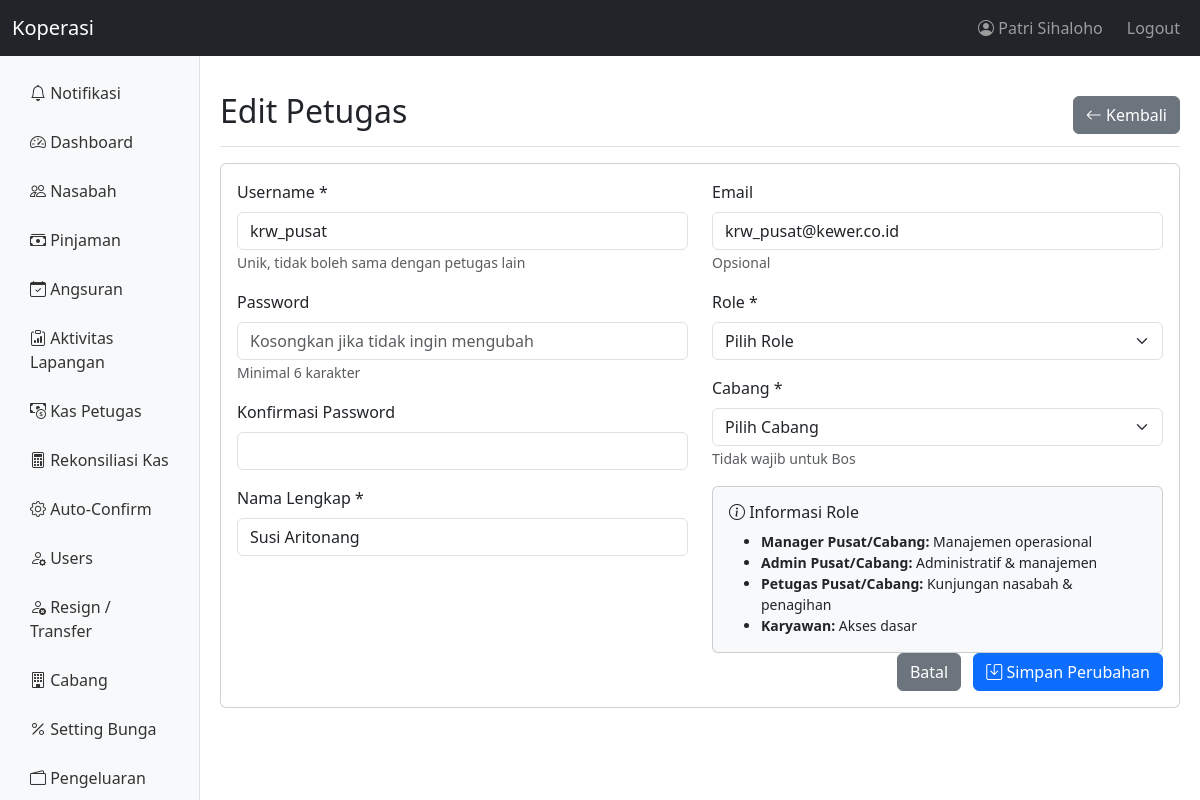
The app's page /pages/petugas/edit.php?id=23 (signed in), older data.
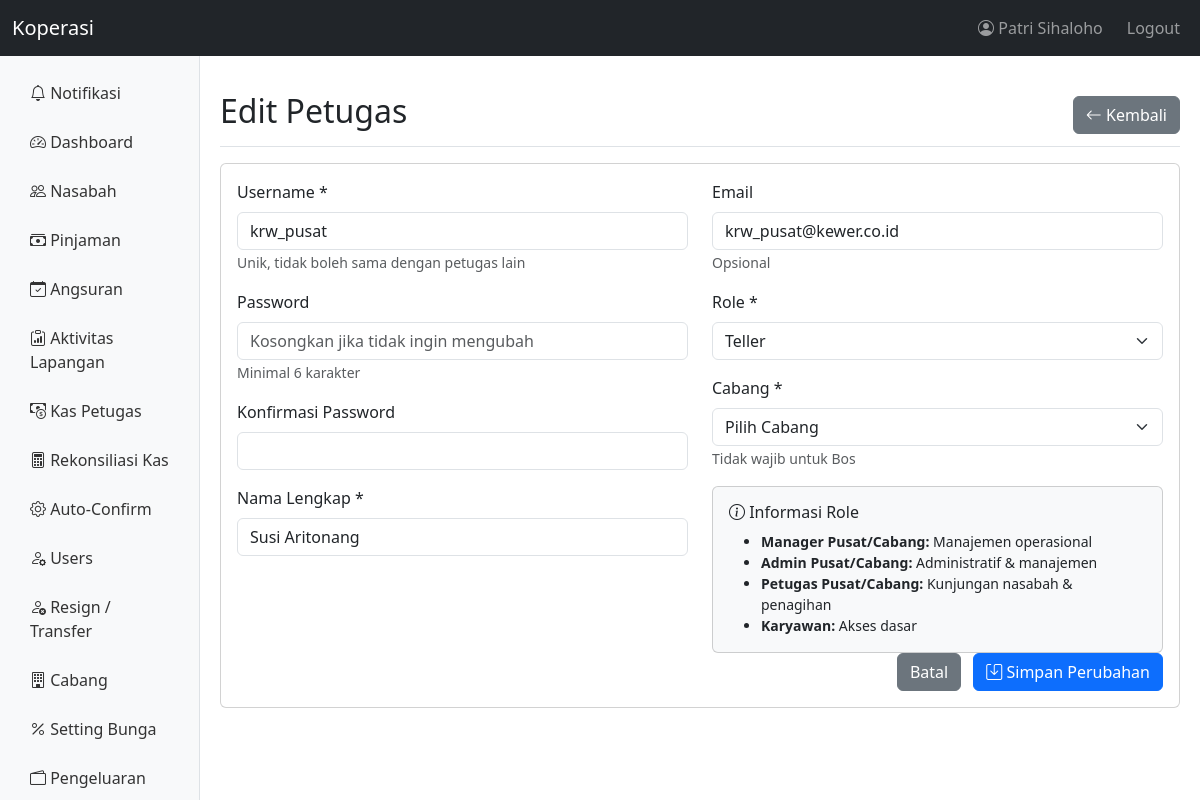
The same page, newer data.
### tables this page shows
CREATE TABLE `users` (
  `id` int(11) NOT NULL AUTO_INCREMENT,
  `username` varchar(50) NOT NULL,
  `password` varchar(255) NOT NULL,
  `nama` varchar(100) NOT NULL,
  `ktp` varchar(16) DEFAULT NULL COMMENT 'NIK KTP - identitas global via db_orang',
  `email` varchar(100) DEFAULT NULL,
  `telp` varchar(20) DEFAULT NULL,
  `role` varchar(50) NOT NULL DEFAULT 'teller',
  `owner_bos_id` int(10) unsigned DEFAULT NULL,
  `cabang_id` int(11) DEFAULT NULL,
  `derived_permissions` longtext DEFAULT NULL CHECK (json_valid(`derived_permissions`)),
  `status` enum('aktif','nonaktif') NOT NULL DEFAULT 'aktif',
  `created_at` timestamp NOT NULL DEFAULT current_timestamp(),
  `updated_at` timestamp NOT NULL DEFAULT current_timestamp() ON UPDATE current_timestamp(),
  `limit_kasbon` decimal(12,0) DEFAULT 0,
  `gaji` decimal(12,0) DEFAULT 0,
  `tanggal_lahir` date DEFAULT NULL,
  `tanggal_masuk` date DEFAULT NULL,
  `db_orang_person_id` int(11) DEFAULT NULL,
  `totp_secret` varchar(64) DEFAULT NULL,
  `totp_enabled` tinyint(1) DEFAULT 0,
  `totp_verified_at` timestamp NULL DEFAULT NULL,
  `phone_2fa` varchar(20) DEFAULT NULL,
  PRIMARY KEY (`id`),
  UNIQUE KEY `username` (`username`),
  KEY `idx_owner_bos_id` (`owner_bos_id`),
  KEY `idx_db_orang_person` (`db_orang_person_id`),
  KEY `idx_users_ktp` (`ktp`),
  KEY `idx_users_cabang` (`cabang_id`),
  KEY `idx_users_owner_bos` (`owner_bos_id`),
  KEY `idx_users_role_status` (`role`,`status`),
  KEY `idx_users_id` (`id`),
  CONSTRAINT `fk_users_cabang` FOREIGN KEY (`cabang_id`) REFERENCES `cabang` (`id`) ON DELETE SET NULL ON UPDATE CASCADE,
  CONSTRAINT `fk_users_db_orang_person` FOREIGN KEY (`db_orang_person_id`) REFERENCES `db_orang`.`people` (`id`) ON DELETE SET NULL ON UPDATE CASCADE
);

### config/database.php (called while the page is built, shortened)
<?php
$mysql_socket = PHP_OS === 'WINNT' ? null : '/opt/lampp/var/mysql/mysql.sock';
$conn = new mysqli(DB_KEWER_HOST, DB_KEWER_USER, DB_KEWER_PASS, DB_KEWER_NAME, 3306, $mysql_socket);
$conn->set_charset("utf8mb4");
function query($sql, $params = []) {
    global $conn;
    $sql_trimmed = strtoupper(ltrim($sql));
    if (empty($params)) {
        $result = mysqli_query($conn, $sql);
        if (strpos($sql_trimmed, 'SELECT') === 0) {
            $data = [];
            while ($row = mysqli_fetch_assoc($result)) {
                $data[] = $row;
            }
            return $data;
        }
        return mysqli_affected_rows($conn);
    }
    $stmt = $conn->prepare($sql);
    $types = str_repeat('s', count($params));
    $stmt->bind_param($types, ...$params);
    $stmt->execute();
    if (strpos($sql_trimmed, 'SELECT') === 0) {
        $result = $stmt->get_result();
        $data = [];
        while ($row = $result->fetch_assoc()) {
            $data[] = $row;
        }
        return $data;
    }
    return $stmt->affected_rows;
}

### pages/petugas/edit.php (the view, shortened to what the changed rows need)
<?php
require_once BASE_PATH . '/includes/functions.php';
require_once BASE_PATH . '/config/database.php';
$id = $_GET['id'];
$petugas = query("SELECT * FROM users WHERE id = ?", [$id]);
$petugas = $petugas[0];
?>
<!DOCTYPE html>
<html lang="id">
<head>
    <link href="https://cdn.jsdelivr.net/npm/bootstrap@5.3.0/dist/css/bootstrap.min.css" rel="stylesheet">
    <link href="https://cdn.jsdelivr.net/npm/bootstrap-icons@1.10.0/font/bootstrap-icons.css" rel="stylesheet">
</head>
<body>
    <div class="main-container">
        <main class="content-area">
                <div class="d-flex justify-content-between flex-wrap flex-md-nowrap align-items-center pt-3 pb-2 mb-3 border-bottom">
                    <h1 class="h2">Edit Petugas</h1>
                </div>
                <div class="card">
                    <div class="card-body">
                        <form method="POST">
                            <div class="row">
                                <div class="col-md-6">
                                    <div class="mb-3">
                                        <label class="form-label">Username *</label>
                                        <input type="text" name="username" class="form-control" value="<?php echo $petugas['username']; ?>" required>
                                        <small class="form-text">Unik, tidak boleh sama dengan petugas lain</small>
                                    </div>
                                    <div class="mb-3">
                                        <label class="form-label">Nama Lengkap *</label>
                                        <input type="text" name="nama" class="form-control" value="<?php echo $petugas['nama']; ?>" required>
                                    </div>
                                </div>
                                <div class="col-md-6">
                                    <div class="mb-3">
                                        <label class="form-label">Email</label>
                                        <input type="email" name="email" class="form-control" value="<?php echo $petugas['email']; ?>">
                                        <small class="form-text">Opsional</small>
                                    </div>
                                    <div class="mb-3">
                                        <label class="form-label">Role *</label>
                                        <select name="role" class="form-select" id="roleSelect" required>
                                            <option value="">Pilih Role</option>
                                            <option value="teller" <?php echo $petugas['role'] === 'teller' ? 'selected' : ''; ?>>Teller</option>
                                        </select>
                                    </div>
                                </div>
                            </div>
                        </form>
                    </div>
                </div>
            </main>
        </div>
</body>
</html>

Row changes from the older to the newer data that the page shows:
changed users "krw_pusat": role (not shown) → "Teller"
Text that changed along with them:
form field role: "Pilih Role" → (not shown)
